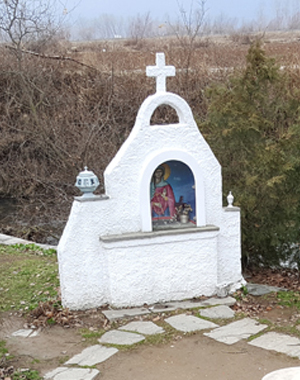
#> input picture 4_CV/chap08/images/translate.jpg, 300 x 380 px, found by its file name
$ python 04.translate.py
#> lines starting #> are read from the running program, lines starting #| are printed output that depends on the picture
import numpy as np, cv2

def contain(p, shape):                              # 좌표(y,x)가 범위내 인지 검사
    return 0 <= p[0] < shape[0] and 0 <= p[1] < shape[1]

def translate(img, pt):
    dst = np.zeros(img.shape, img.dtype)
    for i in range(img.shape[0]):
        for j in range(img.shape[1]):
            x, y = np.subtract((j, i), pt)
            if contain((y, x), img.shape):
                dst[i, j] = img[y, x]
    return dst

image = cv2.imread('4_CV/chap08/images/translate.jpg', cv2.IMREAD_GRAYSCALE)
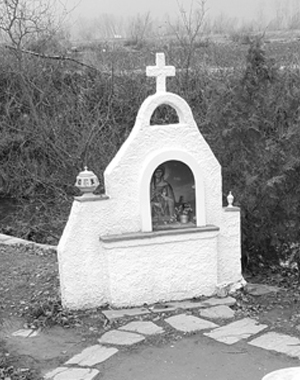
#> image: shape (380, 300); min 4, max 255, mean 147.3
if image is None: raise Exception("영상 파일을 읽기 에러")

x_translation = int(input("x translation: "))
#> the answer given: 3
y_translation = int(input("y translation: "))
#> the answer given: 3

# dst1 = translate(image, (30, 80))
# dst2 = translate(image, (-70, -50))
dst3 = translate(image, (x_translation, y_translation))
#> after the loop in translate, `for i in range(img.shape[0]):`:
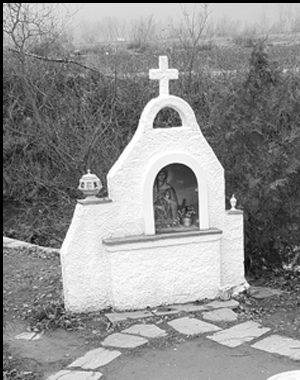
#> dst: shape (380, 300); min 0, max 255, mean 144.8

cv2.imshow("image", image)
# cv2.imshow("dst1: trans to (30, 80)", dst1);
# cv2.imshow("dst2: trans to (-70, -50)", dst2);
cv2.imshow(f"dst3: trans to ({x_translation}, {y_translation})", dst3);
cv2.waitKey(0)

$ run again, with 4_CV/chap08/images/affine.jpg copied over 4_CV/chap08/images/translate.jpg
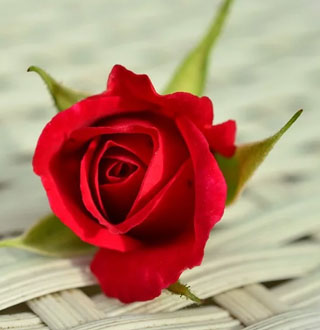
#> input picture 4_CV/chap08/images/affine.jpg, 320 x 330 px, found by its file name
#> `image = cv2.imread('4_CV/chap08/images/translate.jpg', cv2.IMREAD_GRAY..`:
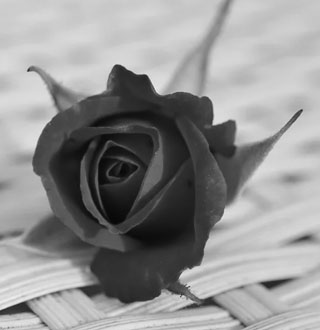
#> image: shape (330, 320); min 4, max 244, mean 145.5
#> after the loop in translate, `for i in range(img.shape[0]):`:
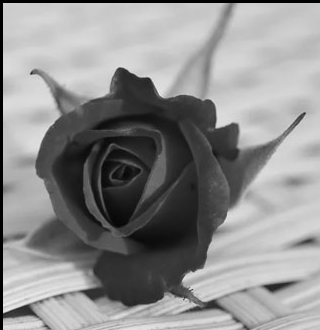
#> dst: shape (330, 320); min 0, max 244, mean 142

$ run again, with 4_CV/chap08/images/affine1.jpg copied over 4_CV/chap08/images/translate.jpg
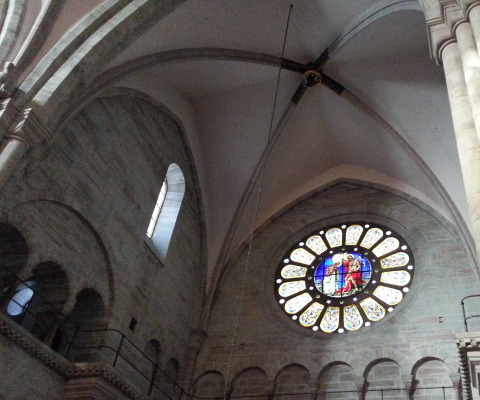
#> input picture 4_CV/chap08/images/affine1.jpg, 480 x 400 px, found by its file name
#> after the loop in translate, `for i in range(img.shape[0]):`:
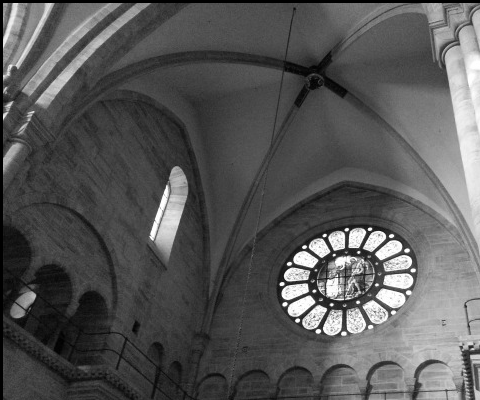
#> dst: shape (400, 480); min 0, max 255, mean 86.6
